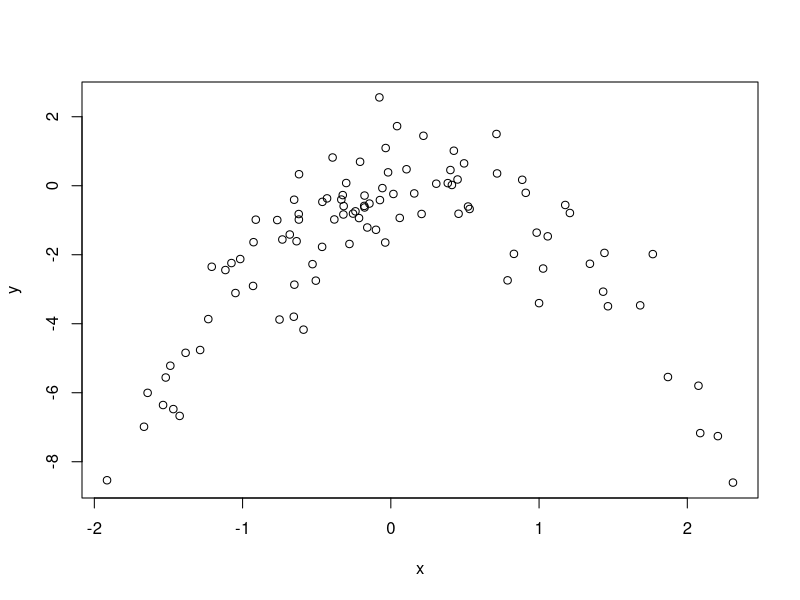
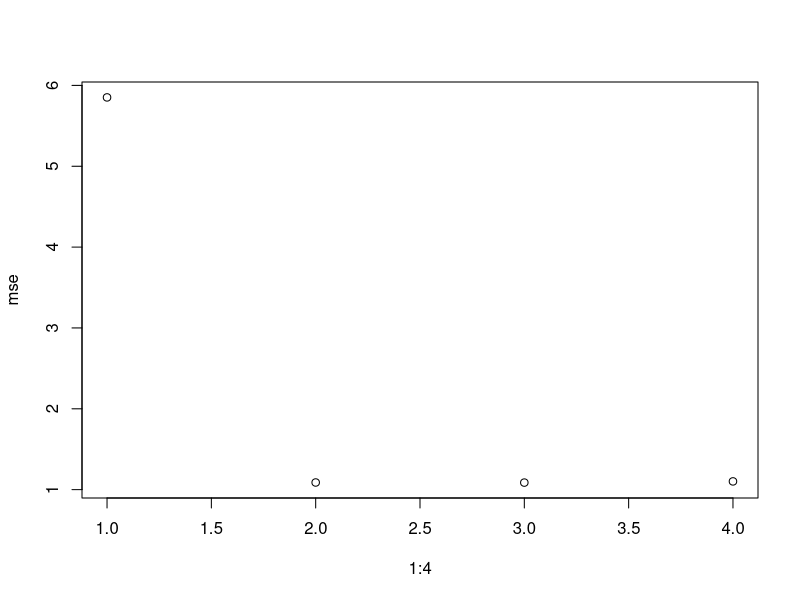

Write R code to recreate these figures, in order.
set.seed(1)
y = rnorm(100)
x = rnorm(100)
y = x - 2*x^2 + rnorm(100)
plot(x,y)
mydata = data.frame(x,y)

set.seed(3)
fold = sample(rep(1:5,20))
mse = rep(0,4)

for (degree in 1:4){
  yhat = rep(0,100)
  for (i in 1:5){
    train = (1:100)[fold != i]
    lm1_fit = lm(y ~ poly(x, degree), data = mydata, subset = train)
    yhat[-train] = predict(lm1_fit, mydata[-train, ])
  }
  mse[degree] = mean((yhat - y)^2)
  cat("Degree:", degree, "MSE:", mse[degree], "\n")  # Print the MSE for each degree
}

plot(1:4, mse)

set.seed(1)
y = rnorm(100)
x = rnorm(100)
y = x - 2 * x^2 + rnorm(100)
mydata = data.frame(x, y)

full.model = lm(y ~ x + I(x^2) + I(x^3) + I(x^4), data = mydata)

selected.model = step(full.model, direction = "both")

summary(selected.model)

set.seed(1)
y = rnorm(100)
x = rnorm(100)
y = x - 2 * x^2 + rnorm(100)

mydata = data.frame(x, y)

model1 = lm(y ~ x, data = mydata)
model2 = lm(y ~ x + I(x^2), data = mydata)
model3 = lm(y ~ x + I(x^2) + I(x^3), data = mydata)
model4 = lm(y ~ x + I(x^2) + I(x^3) + I(x^4), data = mydata)

anova(model1, model2)
anova(model2, model3)
anova(model3, model4)